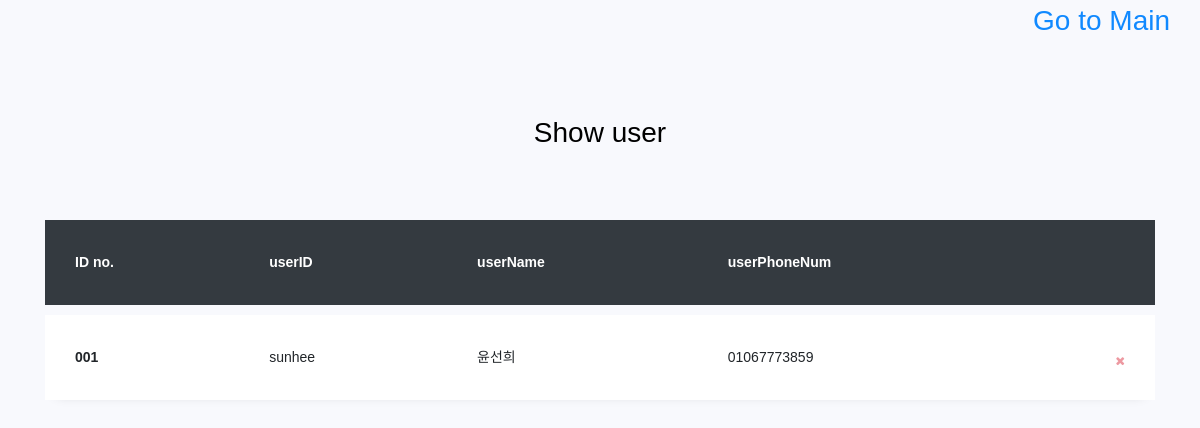
The app's page /show_user, older data.
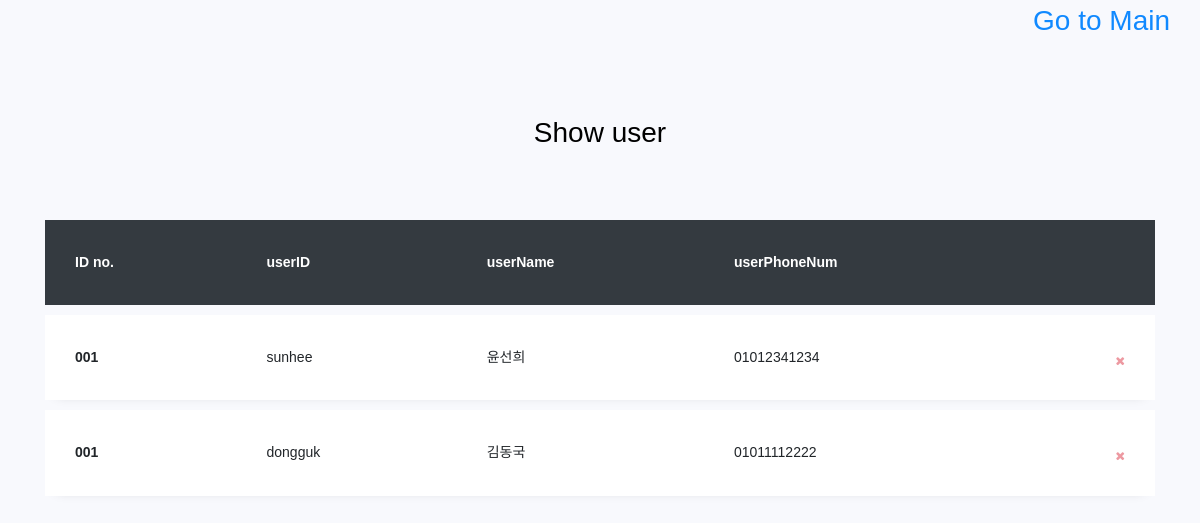
The same page, newer data.
### app.py (models this page shows, shortened)
class USER(db.Model):
    userID = db.Column(db.String(30), primary_key=True, unique=True)
    userPW = db.Column(db.String(50))
    userName = db.Column(db.String(100))
    userPhoneNum = db.Column(db.String(50))

### app.py (the view)
@app.route('/show_user')
def show_user():
    return render_template('show_user.html', USER=USER.query.all())

### templates/show_user.html (shortened to what this page needs)
<!DOCTYPE html>
<html>
<head>
    <link rel="stylesheet" href="https://maxcdn.bootstrapcdn.com/bootstrap/4.0.0/css/bootstrap.min.css">
    <link rel="stylesheet" href="https://stackpath.bootstrapcdn.com/font-awesome/4.7.0/css/font-awesome.min.css">
    <link rel="stylesheet" href="show_user.css">
    </head>
    <body>
        <h3 class='gotomain'><a href="{{ url_for('index') }}">Go to Main</a></h3>
        <section class="ftco-section">
        <div class="container">
            <div class="row justify-content-center">
                <div class="col-md-6 text-center mb-5">
                    <h2 class="heading-section">Show user</h2>
                </div>
            </div>
            <div class="row">
                <div class="col-md-12">
                    <div class="table-wrap">
                        <table class="table">
                          <thead class="thead-dark">
                            <tr>
                              <th>ID no.</th>
                              <th>userID</th>
                              <th>userName</th>
                              <th>userPhoneNum</th>
                              <th>&nbsp;</th>
                            </tr>
                          </thead>
                          <tbody>
                            {% for user in USER %}
                            <tr class="alert" role="alert">
                              <th scope="row">001</th>
                              <td>{{ user.userID }}</td>
                              <td>{{ user.userName }}</td>
                              <td>{{ user.userPhoneNum }}</td>
                              <td>
                                <a href="#" class="close" data-dismiss="alert" aria-label="Close">
                                <span aria-hidden="true"><i class="fa fa-close"></i></span>
                                </a>
                                </td>
                                </tr>
                                {% endfor %}
                                </tbody>
                            </table>
                        </div>
                    </div>
                </div>
            </div>
        </section>
    </body>
</html>

### templates/show_user.html (style rules this page uses)
.gotomain { position: absolute; right: 30px; }

Row changes from the older to the newer data that the page shows:
changed USER "sunhee": userPhoneNum "01067773859" → "01012341234"
added USER: userID "dongguk", userName "김동국", userPhoneNum "01011112222"
